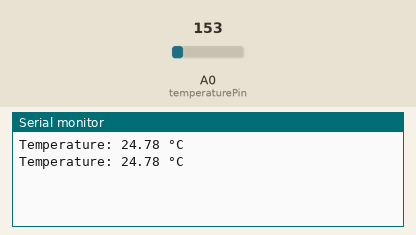
This sketch was run on a simulated Arduino Uno, built with avr-gcc and run on an emulated ATmega328P. Shown: the last lines printed to the serial monitor. The inputs (shaded band) are chosen by the test bench; at power-on: A0 (temperaturePin) = 153.

Above: at 1.8 s.
1.9 s: A0 (temperaturePin) set to 165
At 2.8 s:
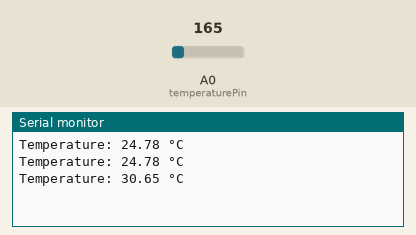
3.4 s: A0 (temperaturePin) set to 175
At 4.8 s:
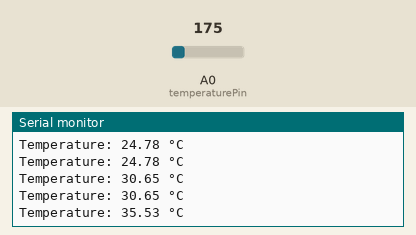
Timing chart, 0 to 6.4 s (numbered marks = the images above; inputs shaded):
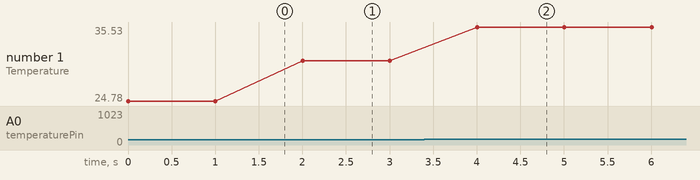

Measured:
- after the input at 1.9 s, the serial monitor: prints a new line after 0.10 s (image 1)
- after the input at 3.4 s, the serial monitor: prints a new line after 0.60 s (image 2)
- plotted number 1: 24.78 → 30.65 after the input at 1.9 s, 30.65 → 35.53 after the input at 3.4 s

The sketch:

code.ino
```cpp
// Activity 08 – Temperature Sensor

const int temperaturePin = A0;

float temperature;

void setup()
{
  Serial.begin(9600);
}

void loop()
{
  int sensorValue = analogRead(temperaturePin);

  // Convert the sensor value to voltage
  float voltage = sensorValue * (5.0 / 1023.0);

  // Calculate temperature in degree Celsius
  temperature = (voltage - 0.5) * 100;

  Serial.print("Temperature: ");
  Serial.print(temperature);
  Serial.println(" °C");

  delay(1000);
}
```
